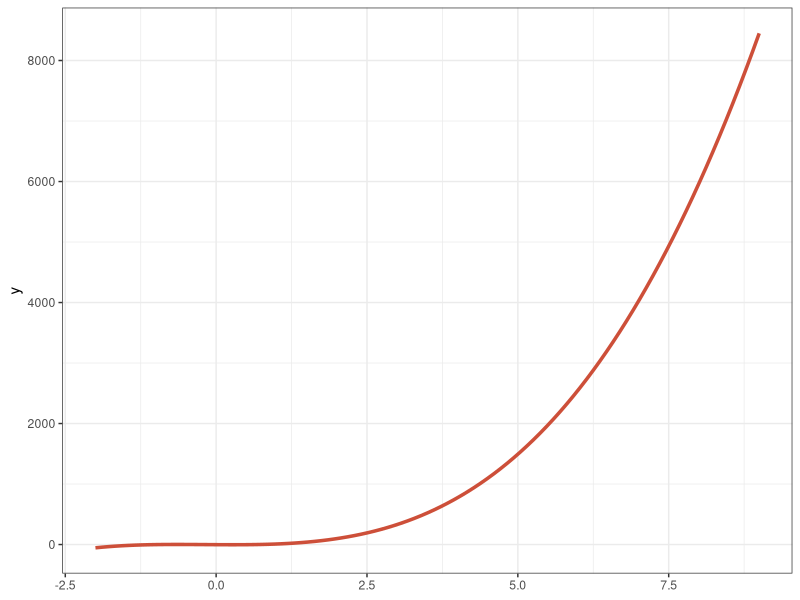
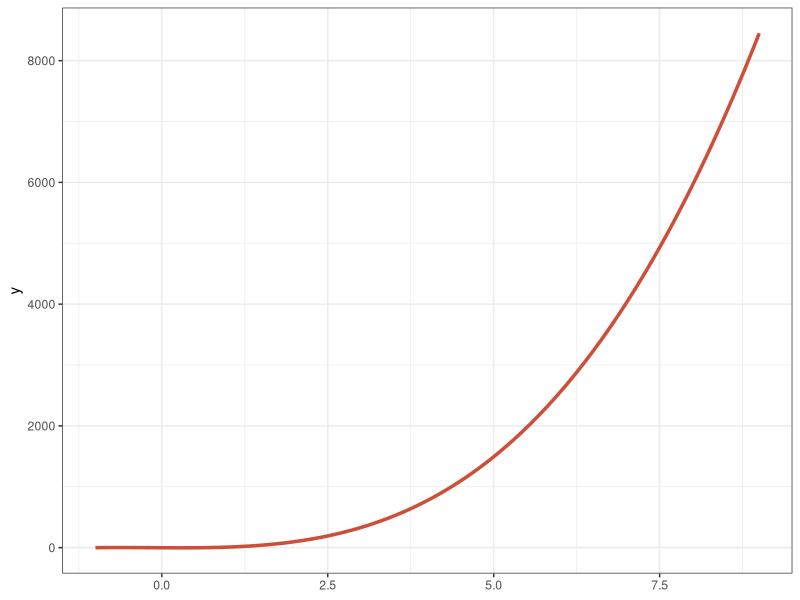
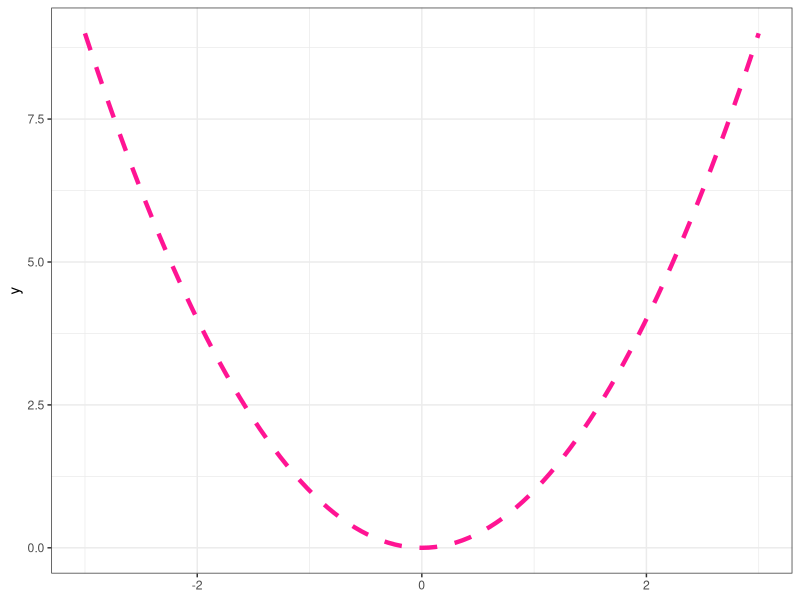
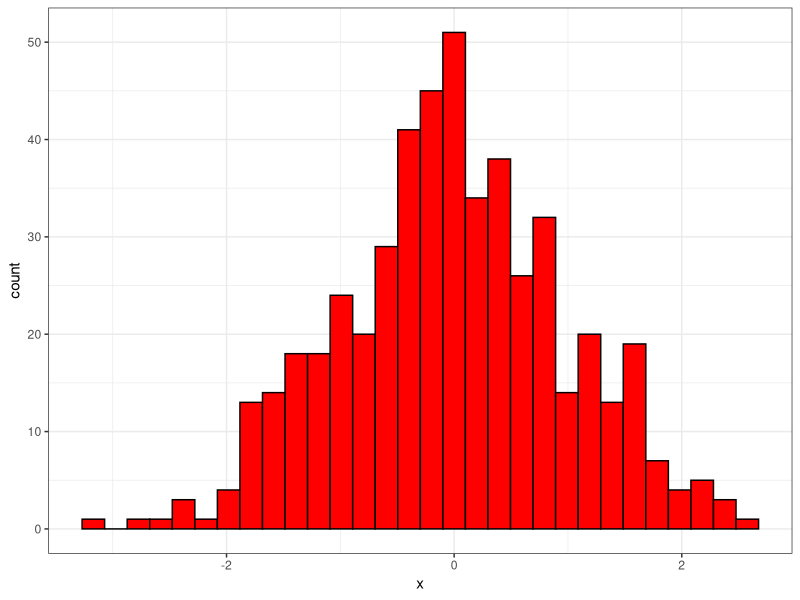

Reproduce these figures in R, in order.
## ---- chunk 1
knitr::opts_chunk$set(echo = TRUE)
library(dplyr)
library(ggplot2)
## ---- chunk 2
x1 <- c(0.25, 0.25, 200, 32555)
x1
class(x1)
## ---- chunk 3
x2 <- c(TRUE, FALSE, T, T, F, F)
x2
class(x2)
## ---- chunk 4
x3 <- -5:15
x3
class(x3)
## ---- chunk 5
x4 <- c(9+1i, 4-5i, 16)
x4
class(x4)
## ---- chunk 6
x5 <- c("a", "b", "j", "l", "v")
x5
class(x5)
## ---- chunk 7
v <- c(1.9, 2, "d", "a")
v
class(v)
## ---- chunk 8
v <- c(TRUE, 3, 6, FALSE)
v
class(v)
## ---- chunk 9
v <- c(TRUE, "a", FALSE, "f")
v
class(v)
## ---- chunk 10
z <- 0:10
z
class(z)
## ---- chunk 11
as.numeric(z)
## ---- chunk 12
as.logical(z)
## ---- chunk 13
as.character(z)
## ---- chunk 14
x <- c("a", "b", "c", "d")
x
## ---- chunk 15
as.numeric(x)
## ---- chunk 16
as.logical(x)
## ---- chunk 17
as.complex(x)
## ---- chunk 18
my_list <- list(1, "a", TRUE, 8+8i, c(5,5,5,5), matrix(1:6, nrow=2, ncol=3))
my_list
class(my_list)
## ---- chunk 19
my_list <- list("Entero"=1, "Letra"="a", "Logico"=TRUE, "Complejo"=8+8i, "Vector"=c(5,5,5,5), "Matriz"=matrix(1:6, nrow=2, ncol=3))
my_list
names(my_list)
## ---- chunk 20
my_list[[6]]
## ---- chunk 21
my_list[["Matriz"]]
## ---- chunk 22
my_list$Matriz
## ---- chunk 23
function_name <- function(arg1, arg2, ...){
  # Cuerpo de la función : Ejecuta alguna acción manipulando los argumentos
  return(valor_de_salida) # Regresa un valor (una lista, gráfica, data frame ...), en ocasiones no es necesario incluirlo
}
## ---- chunk 24
funcion_vacia <- function(){
  # Esta es una función vacía
}

class(funcion_vacia)

# Ejecutamos la función

funcion_vacia()
## ---- chunk 25
args(seq)
## ---- chunk 26
args(rnorm)
## ---- chunk 27
area_circulo <- function(radio){
  pi*radio^2
}
## ---- chunk 28
a1 <- area_circulo(radio=7)
a1
## ---- chunk 29
contar_palabras <- function(texto){
  palabras <- strsplit(texto, " ")[[1]]
  numero_palabras <- length(palabras)
  return(numero_palabras)
}
## ---- chunk 30
texto1 <- "El sol se alzaba lentamente sobre el horizonte, tiñendo el cielo de tonos dorados y rosados. Un viento suave agitaba las hojas de los árboles, mientras los pájaros cantaban alegremente. Camila observaba el paisaje desde su ventana, disfrutando del momento. Su café humeante descansaba sobre la mesa, esparciendo su aroma por la habitación. Era un día perfecto para escribir, dejar volar la imaginación y plasmar en papel nuevas historias. Tomó su libreta y comenzó a escribir sin detenerse. Cada palabra fluía con naturalidad, formando frases llenas de emoción. Sonrió, satisfecha, mientras el mundo seguía girando a su alrededor."


contar_palabras(texto1)
## ---- chunk 31
f <- function(x){
  11*x^3+6*x^2-6*x-2
}
## ---- chunk 32
f(9)
## ---- chunk 33
x_value <- seq(0, 10, length.out=10)
f(x_value)
## ---- chunk 34
grafica <- function(funcion, a, b){
  ggplot()+
    geom_function(fun = funcion, color="tomato3", linewidth=1.2)+
    xlim(a,b)+
    theme_bw()
}
## ---- chunk 35
grafica(f, -2, 9)
## ---- chunk 36
grafica <- function(funcion, a=-1, b=1){
  ggplot()+
    geom_function(fun = funcion, color="tomato3", linewidth=1.2)+
    xlim(a,b)+
    theme_bw()
}
## ---- chunk 37
grafica(f, b= 9)
## ---- chunk 38
grafica <- function(funcion, a=-1, b=1, ...){
  ggplot()+
    geom_function(fun = funcion, ...)+
    xlim(a,b)+
    theme_bw()
}
## ---- chunk 39
grafica(function(x){x^2}, -3, 3, color= "deeppink", linewidth=1.5, linetype="dashed")
## ---- chunk 40
mi_distribucion <- function(x){
  tendencia <- summary(x)
  SD <- sd(x)
  grafica <- ggplot()+
    geom_histogram(aes(x), color="black", fill="red")+
    theme_bw()
  resultados <- list("TC"=tendencia, "DE"=SD, "Grafica"=grafica)
  return(resultados)
}
## ---- chunk 41
valores <- rnorm(500)
valores_dist <- mi_distribucion(valores)

valores_dist$TC
valores_dist$DE
valores_dist$Grafica
